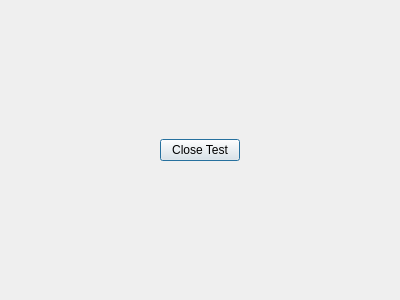
<?xml version="1.0" encoding="UTF-8"?>
<ui version="4.0">
 <class>Test</class>
 <widget class="QDialog" name="Test">
  <property name="geometry">
   <rect>
    <x>0</x>
    <y>0</y>
    <width>400</width>
    <height>300</height>
   </rect>
  </property>
  <property name="windowTitle">
   <string>Dialog</string>
  </property>
  <layout class="QGridLayout" name="gridLayout">
   <item row="0" column="1">
    <spacer name="verticalSpacer">
     <property name="orientation">
      <enum>Qt::Vertical</enum>
     </property>
     <property name="sizeHint" stdset="0">
      <size>
       <width>20</width>
       <height>119</height>
      </size>
     </property>
    </spacer>
   </item>
   <item row="1" column="0">
    <spacer name="horizontalSpacer">
     <property name="orientation">
      <enum>Qt::Horizontal</enum>
     </property>
     <property name="sizeHint" stdset="0">
      <size>
       <width>142</width>
       <height>20</height>
      </size>
     </property>
    </spacer>
   </item>
   <item row="1" column="1">
    <widget class="QPushButton" name="push_close">
     <property name="text">
      <string>Close Test</string>
     </property>
    </widget>
   </item>
   <item row="1" column="2">
    <spacer name="horizontalSpacer_2">
     <property name="orientation">
      <enum>Qt::Horizontal</enum>
     </property>
     <property name="sizeHint" stdset="0">
      <size>
       <width>142</width>
       <height>20</height>
      </size>
     </property>
    </spacer>
   </item>
   <item row="2" column="1">
    <spacer name="verticalSpacer_2">
     <property name="orientation">
      <enum>Qt::Vertical</enum>
     </property>
     <property name="sizeHint" stdset="0">
      <size>
       <width>20</width>
       <height>119</height>
      </size>
     </property>
    </spacer>
   </item>
  </layout>
 </widget>
 <resources/>
 <connections/>
</ui>
